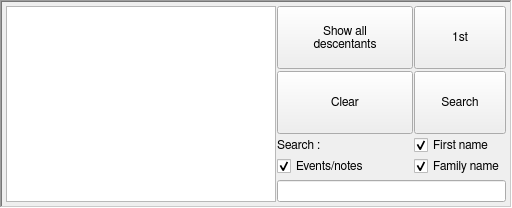
<?xml version="1.0" encoding="UTF-8"?>
<ui version="4.0">
 <class>SearchAndHistory</class>
 <widget class="QFrame" name="SearchAndHistory">
  <property name="geometry">
   <rect>
    <x>0</x>
    <y>0</y>
    <width>512</width>
    <height>208</height>
   </rect>
  </property>
  <property name="sizePolicy">
   <sizepolicy hsizetype="Expanding" vsizetype="Expanding">
    <horstretch>0</horstretch>
    <verstretch>0</verstretch>
   </sizepolicy>
  </property>
  <property name="frameShape">
   <enum>QFrame::WinPanel</enum>
  </property>
  <property name="frameShadow">
   <enum>QFrame::Sunken</enum>
  </property>
  <property name="lineWidth">
   <number>3</number>
  </property>
  <property name="midLineWidth">
   <number>2</number>
  </property>
  <layout class="QGridLayout" name="gridLayout" rowstretch="5,5,5,1,0,0" columnstretch="2,1,1,1,1,1">
   <property name="sizeConstraint">
    <enum>QLayout::SetDefaultConstraint</enum>
   </property>
   <property name="leftMargin">
    <number>4</number>
   </property>
   <property name="topMargin">
    <number>4</number>
   </property>
   <property name="rightMargin">
    <number>4</number>
   </property>
   <property name="bottomMargin">
    <number>4</number>
   </property>
   <property name="horizontalSpacing">
    <number>1</number>
   </property>
   <property name="verticalSpacing">
    <number>2</number>
   </property>
   <item row="0" column="0" rowspan="6" colspan="3">
    <widget class="QTableView" name="uiLastClicked">
     <attribute name="horizontalHeaderVisible">
      <bool>false</bool>
     </attribute>
     <attribute name="horizontalHeaderDefaultSectionSize">
      <number>235</number>
     </attribute>
     <attribute name="verticalHeaderVisible">
      <bool>false</bool>
     </attribute>
     <attribute name="verticalHeaderDefaultSectionSize">
      <number>20</number>
     </attribute>
     <attribute name="verticalHeaderHighlightSections">
      <bool>false</bool>
     </attribute>
    </widget>
   </item>
   <item row="0" column="3" colspan="2">
    <widget class="QPushButton" name="uiShowDescentants">
     <property name="sizePolicy">
      <sizepolicy hsizetype="Expanding" vsizetype="Expanding">
       <horstretch>0</horstretch>
       <verstretch>0</verstretch>
      </sizepolicy>
     </property>
     <property name="maximumSize">
      <size>
       <width>16777215</width>
       <height>16777215</height>
      </size>
     </property>
     <property name="font">
      <font>
       <family>FreeSans</family>
      </font>
     </property>
     <property name="text">
      <string>Show all 
descentants</string>
     </property>
    </widget>
   </item>
   <item row="0" column="5">
    <widget class="QPushButton" name="ui1st">
     <property name="sizePolicy">
      <sizepolicy hsizetype="Expanding" vsizetype="Expanding">
       <horstretch>0</horstretch>
       <verstretch>0</verstretch>
      </sizepolicy>
     </property>
     <property name="maximumSize">
      <size>
       <width>16777215</width>
       <height>16777215</height>
      </size>
     </property>
     <property name="font">
      <font>
       <family>FreeSans</family>
      </font>
     </property>
     <property name="text">
      <string>1st</string>
     </property>
    </widget>
   </item>
   <item row="1" column="3" colspan="2">
    <widget class="QPushButton" name="uiClear">
     <property name="sizePolicy">
      <sizepolicy hsizetype="Expanding" vsizetype="Expanding">
       <horstretch>0</horstretch>
       <verstretch>0</verstretch>
      </sizepolicy>
     </property>
     <property name="maximumSize">
      <size>
       <width>16777215</width>
       <height>16777215</height>
      </size>
     </property>
     <property name="font">
      <font>
       <family>FreeSans</family>
      </font>
     </property>
     <property name="text">
      <string>Clear</string>
     </property>
    </widget>
   </item>
   <item row="1" column="5">
    <widget class="QPushButton" name="uiSearch">
     <property name="sizePolicy">
      <sizepolicy hsizetype="Expanding" vsizetype="Expanding">
       <horstretch>0</horstretch>
       <verstretch>0</verstretch>
      </sizepolicy>
     </property>
     <property name="maximumSize">
      <size>
       <width>16777215</width>
       <height>16777215</height>
      </size>
     </property>
     <property name="font">
      <font>
       <family>FreeSans</family>
      </font>
     </property>
     <property name="text">
      <string>Search</string>
     </property>
    </widget>
   </item>
   <item row="2" column="5">
    <widget class="QCheckBox" name="uiSearchFistName">
     <property name="font">
      <font>
       <family>FreeSans</family>
      </font>
     </property>
     <property name="focusPolicy">
      <enum>Qt::StrongFocus</enum>
     </property>
     <property name="layoutDirection">
      <enum>Qt::LeftToRight</enum>
     </property>
     <property name="text">
      <string>First name</string>
     </property>
     <property name="checked">
      <bool>true</bool>
     </property>
    </widget>
   </item>
   <item row="3" column="5">
    <widget class="QCheckBox" name="uiSearchFamilyName">
     <property name="font">
      <font>
       <family>FreeSans</family>
      </font>
     </property>
     <property name="text">
      <string>Family name</string>
     </property>
     <property name="checked">
      <bool>true</bool>
     </property>
    </widget>
   </item>
   <item row="2" column="3" colspan="2">
    <widget class="QLabel" name="label_2">
     <property name="font">
      <font>
       <family>FreeSans</family>
      </font>
     </property>
     <property name="text">
      <string>Search :</string>
     </property>
    </widget>
   </item>
   <item row="5" column="3" colspan="3">
    <widget class="QLineEdit" name="uiSearchText">
     <property name="sizePolicy">
      <sizepolicy hsizetype="Expanding" vsizetype="Expanding">
       <horstretch>0</horstretch>
       <verstretch>0</verstretch>
      </sizepolicy>
     </property>
     <property name="maximumSize">
      <size>
       <width>16777215</width>
       <height>16777215</height>
      </size>
     </property>
    </widget>
   </item>
   <item row="3" column="3" colspan="2">
    <widget class="QCheckBox" name="uiSearchEvents">
     <property name="font">
      <font>
       <family>FreeSans</family>
      </font>
     </property>
     <property name="text">
      <string>Events/notes</string>
     </property>
     <property name="checked">
      <bool>true</bool>
     </property>
    </widget>
   </item>
  </layout>
 </widget>
 <resources/>
 <connections/>
</ui>
